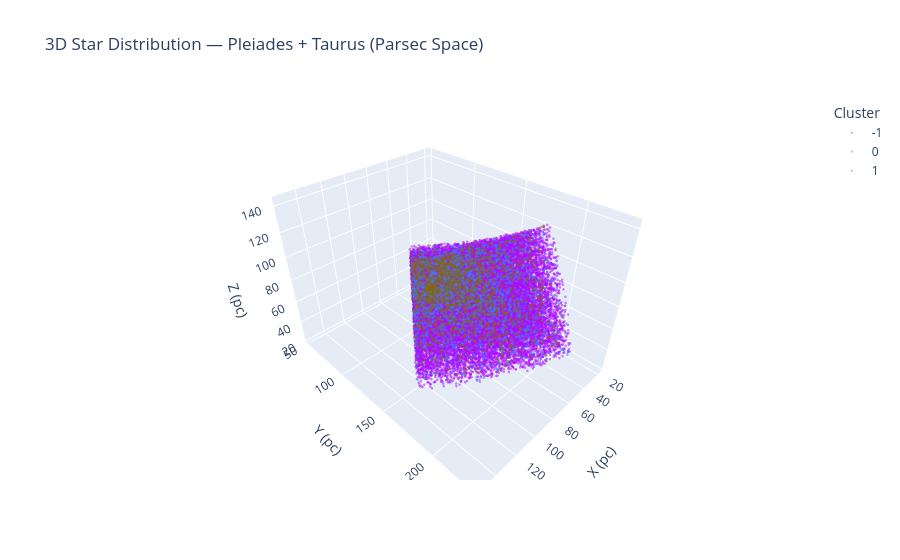

This figure's notebook cell:
### Markdown cell above
# 8. VISUALISASI

### Code cell
# --- Sky map dengan label Pleiades & Taurus ---
fig, ax = plt.subplots(figsize=(14, 8))

noise_mask   = df_clean['cluster'] == -1
cluster_mask = df_clean['cluster'] != -1

ax.scatter(df_clean.loc[noise_mask, 'ra'], df_clean.loc[noise_mask, 'dec'],
           s=0.3, alpha=0.15, c='gray', label='Noise (field stars)')

sc = ax.scatter(df_clean.loc[cluster_mask, 'ra'],
                df_clean.loc[cluster_mask, 'dec'],
                s=3, alpha=0.8,
                c=df_clean.loc[cluster_mask, 'cluster'],
                cmap='tab10', label='Cluster members')

plt.colorbar(sc, ax=ax, label='Cluster ID')

# annotasi
ax.annotate('Pleiades\n(~136 pc)', xy=(56.6, 24.1), fontsize=10,
            color='white', ha='center',
            bbox=dict(boxstyle='round,pad=0.4', facecolor='navy', alpha=0.8))
ax.annotate('Taurus\n(~140 pc)', xy=(65.0, 28.0), fontsize=10,
            color='white', ha='center',
            bbox=dict(boxstyle='round,pad=0.4', facecolor='darkred', alpha=0.8))

ax.set_xlabel('RA (deg)')
ax.set_ylabel('Dec (deg)')
ax.set_title(f'Sky Map - {n_clusters} Clusters Found (HDBSCAN) | Pleiades + Taurus Region')
ax.legend(markerscale=5, loc='lower left')
plt.tight_layout()
plt.savefig('media/clusters_sky.png', dpi=150)
plt.show()

# --- 3D interactive ---
fig_3d = px.scatter_3d(
    df_clean.sample(min(50000, len(df_clean))),   # sample agar plotly tidak berat
    x='x', y='y', z='z',
    color=df_clean.sample(min(50000, len(df_clean)))['cluster'].astype(str),
    opacity=0.5,
    title='3D Star Distribution — Pleiades + Taurus (Parsec Space)',
    labels={'x': 'X (pc)', 'y': 'Y (pc)', 'z': 'Z (pc)', 'color': 'Cluster'},
    color_discrete_sequence=px.colors.qualitative.Alphabet
)
fig_3d.update_traces(marker=dict(size=1.5))
fig_3d.write_html('media/clusters_3d.html')
fig_3d.show()

# --- Proper Motion diagram ---
fig, ax = plt.subplots(figsize=(10, 8))

top5 = summary.head(5).index.tolist()
for cid in top5:
    m = df_clean['cluster'] == cid
    ax.scatter(df_clean.loc[m, 'pmra'], df_clean.loc[m, 'pmdec'],
               s=5, alpha=0.7,
               label=f'Cluster {cid} (n={m.sum()}, ~{summary.loc[cid,"mean_dist_pc"]} pc)')

ax.scatter(df_clean.loc[noise_mask, 'pmra'], df_clean.loc[noise_mask, 'pmdec'],
           s=0.3, alpha=0.1, c='gray', label='Noise')

# Pleiades proper motion reference: pmra ~19.99, pmdec ~-45.52 mas/yr
ax.axvline(x=19.99, color='navy', linestyle='--', alpha=0.5, label='Pleiades PM ref')
ax.axhline(y=-45.52, color='navy', linestyle='--', alpha=0.5)

ax.set_xlabel('PM RA (mas/yr)')
ax.set_ylabel('PM Dec (mas/yr)')
ax.set_title('Proper Motion Diagram — Top 5 Clusters')
ax.legend(markerscale=3, fontsize=8)
ax.set_xlim(-100, 100)
ax.set_ylim(-100, 100)
plt.tight_layout()
plt.savefig('media/clusters_pm.png', dpi=150)
plt.show()

print("\n=== Pipeline Complete ===")
print(f"Stars processed  : {len(df_clean)}")
print(f"Clusters found   : {n_clusters}")
print(f"Noise            : {n_noise} ({noise_pct:.1f}%)")

### Figure 1 — Plotly figure (JSON) as saved in the notebook; plotly's stock layout.template omitted (floating-point values rounded to 4 significant figures; data arrays with more than 128 entries replaced by an {"elided": "..."} marker saying what was removed)
{"data": [{"hovertemplate": "Cluster=-1<br>X (pc)=%{x}<br>Y (pc)=%{y}<br>Z (pc)=%{z}<extra></extra>", "legendgroup": "-1", "marker": {"color": "#AA0DFE", "opacity": 0.5, "size": 1.5, "symbol": "circle"}, "mode": "markers", "name": "-1", "scene": "scene", "showlegend": true, "type": "scatter3d", "x": {"elided": "43378 float values"}, "y": {"elided": "43378 float values"}, "z": {"elided": "43378 float values"}}, {"hovertemplate": "Cluster=0<br>X (pc)=%{x}<br>Y (pc)=%{y}<br>Z (pc)=%{z}<extra></extra>", "legendgroup": "0", "marker": {"color": "#3283FE", "opacity": 0.5, "size": 1.5, "symbol": "circle"}, "mode": "markers", "name": "0", "scene": "scene", "showlegend": true, "type": "scatter3d", "x": {"elided": "2633 float values"}, "y": {"elided": "2633 float values"}, "z": {"elided": "2633 float values"}}, {"hovertemplate": "Cluster=1<br>X (pc)=%{x}<br>Y (pc)=%{y}<br>Z (pc)=%{z}<extra></extra>", "legendgroup": "1", "marker": {"color": "#85660D", "opacity": 0.5, "size": 1.5, "symbol": "circle"}, "mode": "markers", "name": "1", "scene": "scene", "showlegend": true, "type": "scatter3d", "x": {"elided": "1984 float values"}, "y": {"elided": "1984 float values"}, "z": {"elided": "1984 float values"}}], "layout": {"legend": {"title": {"text": "Cluster"}, "tracegroupgap": 0}, "scene": {"domain": {"x": [0, 1], "y": [0, 1]}, "xaxis": {"title": {"text": "X (pc)"}}, "yaxis": {"title": {"text": "Y (pc)"}}, "zaxis": {"title": {"text": "Z (pc)"}}}, "title": {"text": "3D Star Distribution — Pleiades + Taurus (Parsec Space)"}}}
